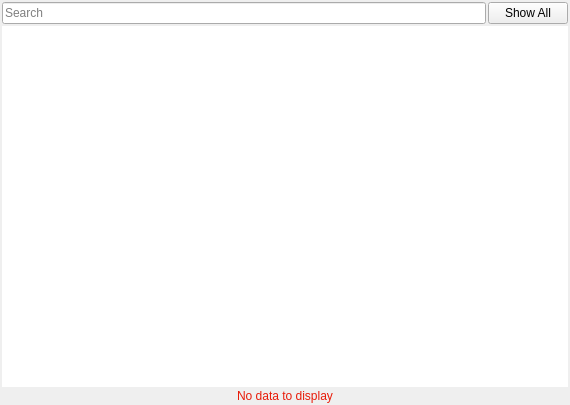
<?xml version="1.0" encoding="UTF-8"?>
<ui version="4.0">
 <class>CustomQueryView</class>
 <widget class="QWidget" name="CustomQueryView">
  <property name="geometry">
   <rect>
    <x>0</x>
    <y>0</y>
    <width>570</width>
    <height>405</height>
   </rect>
  </property>
  <property name="contextMenuPolicy">
   <enum>Qt::CustomContextMenu</enum>
  </property>
  <property name="windowTitle">
   <string/>
  </property>
  <layout class="QVBoxLayout" name="verticalLayout">
   <property name="spacing">
    <number>2</number>
   </property>
   <property name="margin">
    <number>2</number>
   </property>
   <item>
    <layout class="QHBoxLayout" name="horizontalLayout">
     <item>
      <widget class="QLineEdit" name="txtSearch">
       <property name="placeholderText">
        <string>Search</string>
       </property>
      </widget>
     </item>
     <item>
      <widget class="QPushButton" name="cmdShowAll">
       <property name="text">
        <string>Show All</string>
       </property>
      </widget>
     </item>
    </layout>
   </item>
   <item>
    <widget class="QTreeView" name="trvTree">
     <property name="contextMenuPolicy">
      <enum>Qt::CustomContextMenu</enum>
     </property>
     <property name="frameShape">
      <enum>QFrame::NoFrame</enum>
     </property>
     <property name="frameShadow">
      <enum>QFrame::Plain</enum>
     </property>
     <property name="alternatingRowColors">
      <bool>true</bool>
     </property>
     <property name="sortingEnabled">
      <bool>true</bool>
     </property>
    </widget>
   </item>
   <item>
    <widget class="QLabel" name="lblLST">
     <property name="styleSheet">
      <string notr="true">font: 16pt &quot;MS Shell Dlg 2&quot;;
color: rgb(232, 27, 9)</string>
     </property>
     <property name="text">
      <string>No data to display</string>
     </property>
     <property name="alignment">
      <set>Qt::AlignCenter</set>
     </property>
    </widget>
   </item>
  </layout>
 </widget>
 <resources/>
 <connections/>
</ui>
